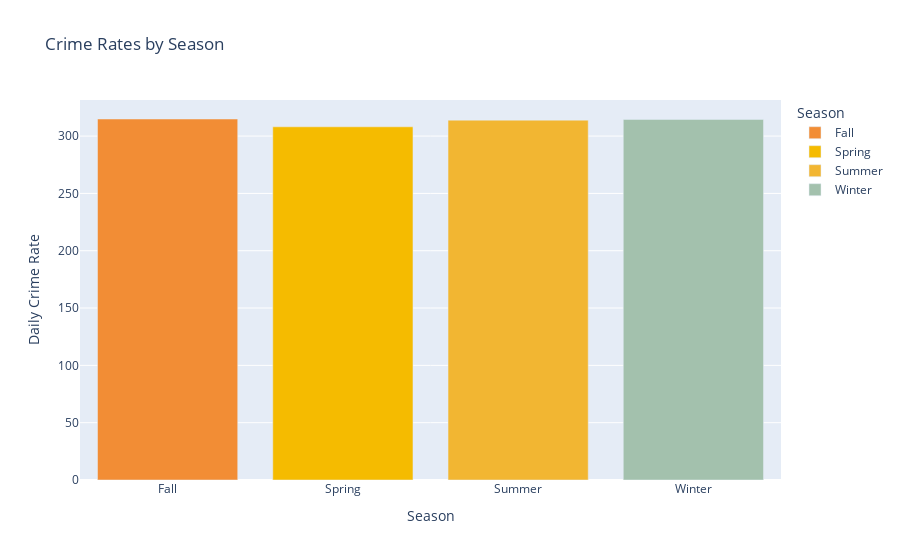

The cell this chart's notebook holds for it:
### Markdown cell above
Crime rates tend to be higher during the first 6 months of the year!

### Code cell
# By season
def categorize_season(month):
    if month in [12, 1, 2]:
        return 'Winter'
    elif month in [3, 4, 5]:
        return 'Spring'
    elif month in [6, 7, 8]:
        return 'Summer'
    else:
        return 'Fall'

crime_df['Season'] = crime_df['Month'].apply(categorize_season)

seasonal_stat = crime_df.groupby('Season').agg(
    total_crime = ('Season', 'count'),
    day_in_season = ('DATE OCC', 'nunique')
).reset_index()

seasonal_stat['Crime Rate'] = seasonal_stat['total_crime']/seasonal_stat['day_in_season']

season_colors = {
    'Winter': '#a3c1ad',
    'Spring': '#f5bb00',
    'Summer': '#f2b632',
    'Fall': '#f28d35',
}

fig_season = px.bar(
    seasonal_stat,
    x='Season',
    y='Crime Rate',
    title='Crime Rates by Season',
    labels={'Crime Rate': 'Daily Crime Rate'},
    color='Season',
    color_discrete_map=season_colors
)
fig_season.show()

### Figure 1 — Plotly figure (JSON) as saved in the notebook; plotly's stock layout.template omitted (floating-point values rounded to 4 significant figures)
{"data": [{"alignmentgroup": "True", "hovertemplate": "Season=%{x}<br>Daily Crime Rate=%{y}<extra></extra>", "legendgroup": "Fall", "marker": {"color": "#f28d35", "pattern": {"shape": ""}}, "name": "Fall", "offsetgroup": "Fall", "orientation": "v", "showlegend": true, "textposition": "auto", "x": ["Fall"], "xaxis": "x", "y": [314.9], "yaxis": "y", "type": "bar"}, {"alignmentgroup": "True", "hovertemplate": "Season=%{x}<br>Daily Crime Rate=%{y}<extra></extra>", "legendgroup": "Spring", "marker": {"color": "#f5bb00", "pattern": {"shape": ""}}, "name": "Spring", "offsetgroup": "Spring", "orientation": "v", "showlegend": true, "textposition": "auto", "x": ["Spring"], "xaxis": "x", "y": [308.1], "yaxis": "y", "type": "bar"}, {"alignmentgroup": "True", "hovertemplate": "Season=%{x}<br>Daily Crime Rate=%{y}<extra></extra>", "legendgroup": "Summer", "marker": {"color": "#f2b632", "pattern": {"shape": ""}}, "name": "Summer", "offsetgroup": "Summer", "orientation": "v", "showlegend": true, "textposition": "auto", "x": ["Summer"], "xaxis": "x", "y": [313.9], "yaxis": "y", "type": "bar"}, {"alignmentgroup": "True", "hovertemplate": "Season=%{x}<br>Daily Crime Rate=%{y}<extra></extra>", "legendgroup": "Winter", "marker": {"color": "#a3c1ad", "pattern": {"shape": ""}}, "name": "Winter", "offsetgroup": "Winter", "orientation": "v", "showlegend": true, "textposition": "auto", "x": ["Winter"], "xaxis": "x", "y": [314.6], "yaxis": "y", "type": "bar"}], "layout": {"xaxis": {"anchor": "y", "domain": [0, 1], "title": {"text": "Season"}, "categoryorder": "array", "categoryarray": ["Fall", "Spring", "Summer", "Winter"]}, "yaxis": {"anchor": "x", "domain": [0, 1], "title": {"text": "Daily Crime Rate"}}, "legend": {"title": {"text": "Season"}, "tracegroupgap": 0}, "title": {"text": "Crime Rates by Season"}, "barmode": "relative"}}
